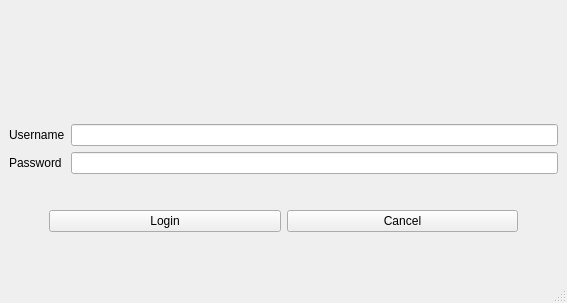
<?xml version="1.0" encoding="UTF-8"?>
<ui version="4.0">
 <class>MainWindow</class>
 <widget class="QMainWindow" name="MainWindow">
  <property name="geometry">
   <rect>
    <x>0</x>
    <y>0</y>
    <width>567</width>
    <height>303</height>
   </rect>
  </property>
  <property name="sizePolicy">
   <sizepolicy hsizetype="Preferred" vsizetype="Preferred">
    <horstretch>0</horstretch>
    <verstretch>0</verstretch>
   </sizepolicy>
  </property>
  <property name="windowTitle">
   <string>MainWindow</string>
  </property>
  <widget class="QWidget" name="centralwidget">
   <layout class="QVBoxLayout" name="verticalLayout_3">
    <item>
     <layout class="QVBoxLayout" name="verticalLayout_2">
      <item>
       <widget class="QLabel" name="label_pic">
        <property name="sizePolicy">
         <sizepolicy hsizetype="Preferred" vsizetype="Preferred">
          <horstretch>0</horstretch>
          <verstretch>0</verstretch>
         </sizepolicy>
        </property>
        <property name="text">
         <string/>
        </property>
        <property name="alignment">
         <set>Qt::AlignmentFlag::AlignCenter</set>
        </property>
       </widget>
      </item>
      <item>
       <layout class="QVBoxLayout" name="verticalLayout">
        <item>
         <layout class="QFormLayout" name="formLayout">
          <item row="0" column="0">
           <widget class="QLabel" name="label">
            <property name="text">
             <string>Username</string>
            </property>
           </widget>
          </item>
          <item row="0" column="1">
           <widget class="QLineEdit" name="lineEdit_username"/>
          </item>
          <item row="1" column="0">
           <widget class="QLabel" name="label_3">
            <property name="text">
             <string>Password</string>
            </property>
           </widget>
          </item>
          <item row="1" column="1">
           <widget class="QLineEdit" name="lineEdit_password"/>
          </item>
         </layout>
        </item>
        <item>
         <layout class="QHBoxLayout" name="horizontalLayout">
          <item>
           <spacer name="horizontalSpacer">
            <property name="orientation">
             <enum>Qt::Orientation::Horizontal</enum>
            </property>
            <property name="sizeType">
             <enum>QSizePolicy::Policy::Preferred</enum>
            </property>
            <property name="sizeHint" stdset="0">
             <size>
              <width>40</width>
              <height>20</height>
             </size>
            </property>
           </spacer>
          </item>
          <item>
           <widget class="QPushButton" name="pushButton_login">
            <property name="text">
             <string>Login</string>
            </property>
           </widget>
          </item>
          <item>
           <widget class="QPushButton" name="pushButton_cancel">
            <property name="text">
             <string>Cancel</string>
            </property>
           </widget>
          </item>
          <item>
           <spacer name="horizontalSpacer_2">
            <property name="orientation">
             <enum>Qt::Orientation::Horizontal</enum>
            </property>
            <property name="sizeType">
             <enum>QSizePolicy::Policy::Preferred</enum>
            </property>
            <property name="sizeHint" stdset="0">
             <size>
              <width>40</width>
              <height>20</height>
             </size>
            </property>
           </spacer>
          </item>
         </layout>
        </item>
       </layout>
      </item>
     </layout>
    </item>
    <item>
     <spacer name="verticalSpacer">
      <property name="orientation">
       <enum>Qt::Orientation::Vertical</enum>
      </property>
      <property name="sizeType">
       <enum>QSizePolicy::Policy::Maximum</enum>
      </property>
      <property name="sizeHint" stdset="0">
       <size>
        <width>20</width>
        <height>40</height>
       </size>
      </property>
     </spacer>
    </item>
   </layout>
  </widget>
  <widget class="QMenuBar" name="menubar">
   <property name="geometry">
    <rect>
     <x>0</x>
     <y>0</y>
     <width>567</width>
     <height>19</height>
    </rect>
   </property>
  </widget>
  <widget class="QStatusBar" name="statusbar"/>
 </widget>
 <resources/>
 <connections/>
</ui>
